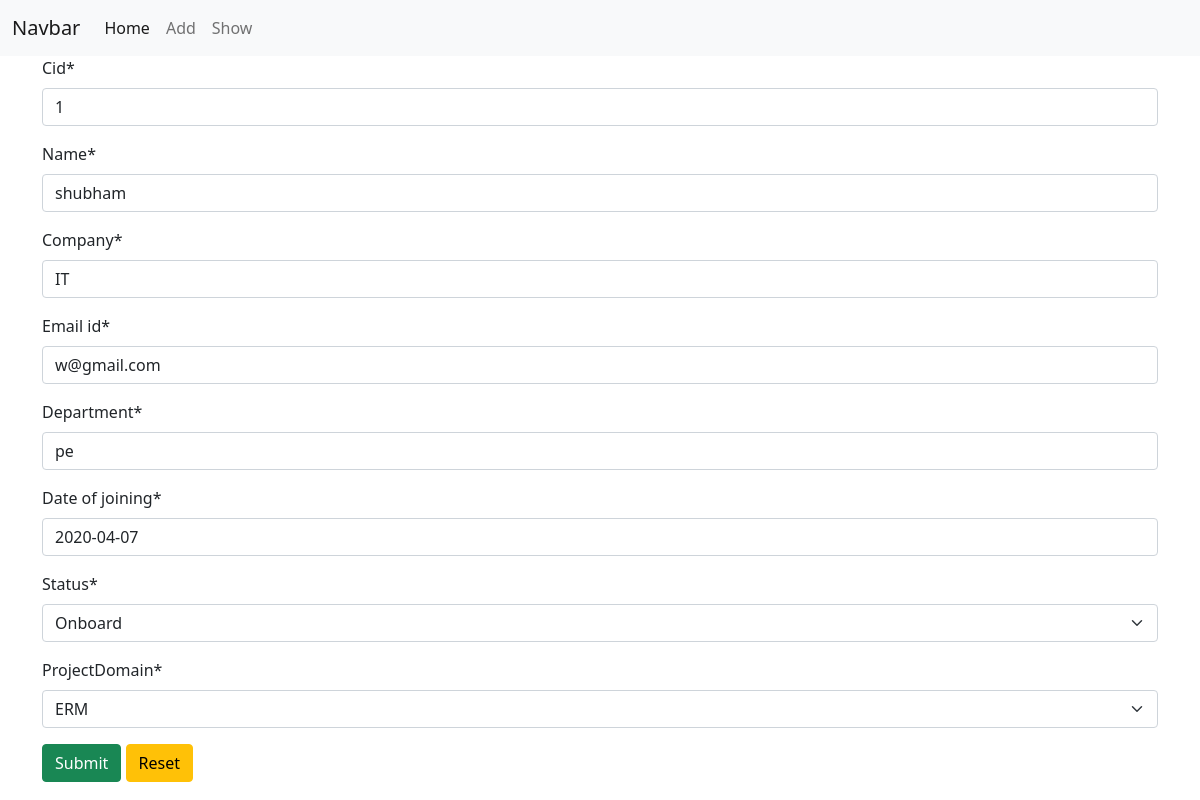
The page /v1/uv/1/ on the database its author committed.
### client/models.py (models this page shows)
class ClientInfo(models.Model):
    status = [
        ('Onboard', 'Onboard'),
        ('NotOnboard', 'NotOnboard'),
        ]
    project = [
        ('SAAS', 'SAAS'),
        ('Ecommerce','Ecommerce' ),
        ('CRM', 'CRM'),
        ('ERM', 'ERM'),
        ('Finance','Finance')
    ]
    cid = models.IntegerField(primary_key=True)
    name = models.CharField(max_length=40)
    company = models.CharField(max_length=30)
    email_id = models.EmailField()
    department = models.CharField(max_length=30)
    date_of_joining = models.DateField()
    status = models.CharField(max_length=30, choices=status)
    projectDomain = models.CharField(max_length=50, choices=project)

### client/views.py (the view)
# urls.py: path('uv/<int:pk>/', updateview, name="update"),
def updateview(request, pk):
    obj = ClientInfo.objects.get(pk=pk)
    form = ClientInfoForm(instance=obj)
    if request.method == "POST":
        form = ClientInfoForm(request.POST, instance=obj)
        if form.is_valid():
            form.save()
            return redirect("show")
    return render(request, "client/add.html", {"form": form})

### client/forms.py
class ClientInfoForm(forms.ModelForm):
    class Meta:
        model = ClientInfo
        fields = "__all__"

### templates/client/add.html (shortened to what this page needs)
{% extends 'base.html' %}
{% load crispy_forms_tags %}
{% block content %}
<div class="container">
    <form method="post">
        {{form|crispy}}
        <input type="submit" class="btn btn-success">
        <input type="reset" class="btn btn-warning">
    </form>
</div>
{% endblock %}

### rows shown on the page
ClientInfo: cid "1", name "shubham", company "IT", email_id "w@gmail.com", department "pe", date_of_joining "2020-04-07", status "Onboard", projectDomain "ERM"
